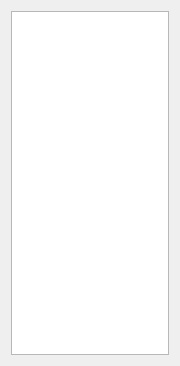
<?xml version="1.0" encoding="UTF-8"?>
<ui version="4.0">
 <class>BidsViewWidget</class>
 <widget class="QWidget" name="BidsViewWidget">
  <property name="geometry">
   <rect>
    <x>0</x>
    <y>0</y>
    <width>180</width>
    <height>366</height>
   </rect>
  </property>
  <property name="minimumSize">
   <size>
    <width>180</width>
    <height>0</height>
   </size>
  </property>
  <property name="windowTitle">
   <string>Music Control</string>
  </property>
  <layout class="QGridLayout" name="gridLayout">
   <item row="0" column="0">
    <widget class="QTreeView" name="m_pTreeView">
     <attribute name="headerVisible">
      <bool>false</bool>
     </attribute>
    </widget>
   </item>
  </layout>
 </widget>
 <resources/>
 <connections/>
</ui>
